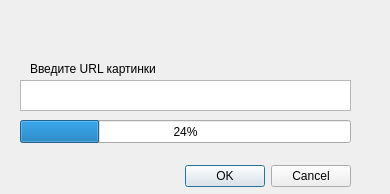
<?xml version="1.0" encoding="UTF-8"?>
<ui version="4.0">
 <class>Dialog</class>
 <widget class="QDialog" name="Dialog">
  <property name="geometry">
   <rect>
    <x>0</x>
    <y>0</y>
    <width>390</width>
    <height>194</height>
   </rect>
  </property>
  <property name="windowTitle">
   <string>Dialog</string>
  </property>
  <widget class="QDialogButtonBox" name="buttonBox">
   <property name="geometry">
    <rect>
     <x>10</x>
     <y>160</y>
     <width>341</width>
     <height>32</height>
    </rect>
   </property>
   <property name="orientation">
    <enum>Qt::Horizontal</enum>
   </property>
   <property name="standardButtons">
    <set>QDialogButtonBox::Cancel|QDialogButtonBox::Ok</set>
   </property>
  </widget>
  <widget class="QLabel" name="label">
   <property name="geometry">
    <rect>
     <x>30</x>
     <y>60</y>
     <width>161</width>
     <height>17</height>
    </rect>
   </property>
   <property name="text">
    <string>Введите URL картинки</string>
   </property>
  </widget>
  <widget class="QTextEdit" name="Url">
   <property name="geometry">
    <rect>
     <x>20</x>
     <y>80</y>
     <width>331</width>
     <height>31</height>
    </rect>
   </property>
  </widget>
  <widget class="QProgressBar" name="progressBar">
   <property name="geometry">
    <rect>
     <x>20</x>
     <y>120</y>
     <width>331</width>
     <height>23</height>
    </rect>
   </property>
   <property name="value">
    <number>24</number>
   </property>
  </widget>
 </widget>
 <resources/>
 <connections>
  <connection>
   <sender>buttonBox</sender>
   <signal>accepted()</signal>
   <receiver>Dialog</receiver>
   <slot>accept()</slot>
   <hints>
    <hint type="sourcelabel">
     <x>248</x>
     <y>254</y>
    </hint>
    <hint type="destinationlabel">
     <x>157</x>
     <y>274</y>
    </hint>
   </hints>
  </connection>
  <connection>
   <sender>buttonBox</sender>
   <signal>rejected()</signal>
   <receiver>Dialog</receiver>
   <slot>reject()</slot>
   <hints>
    <hint type="sourcelabel">
     <x>316</x>
     <y>260</y>
    </hint>
    <hint type="destinationlabel">
     <x>286</x>
     <y>274</y>
    </hint>
   </hints>
  </connection>
 </connections>
</ui>
